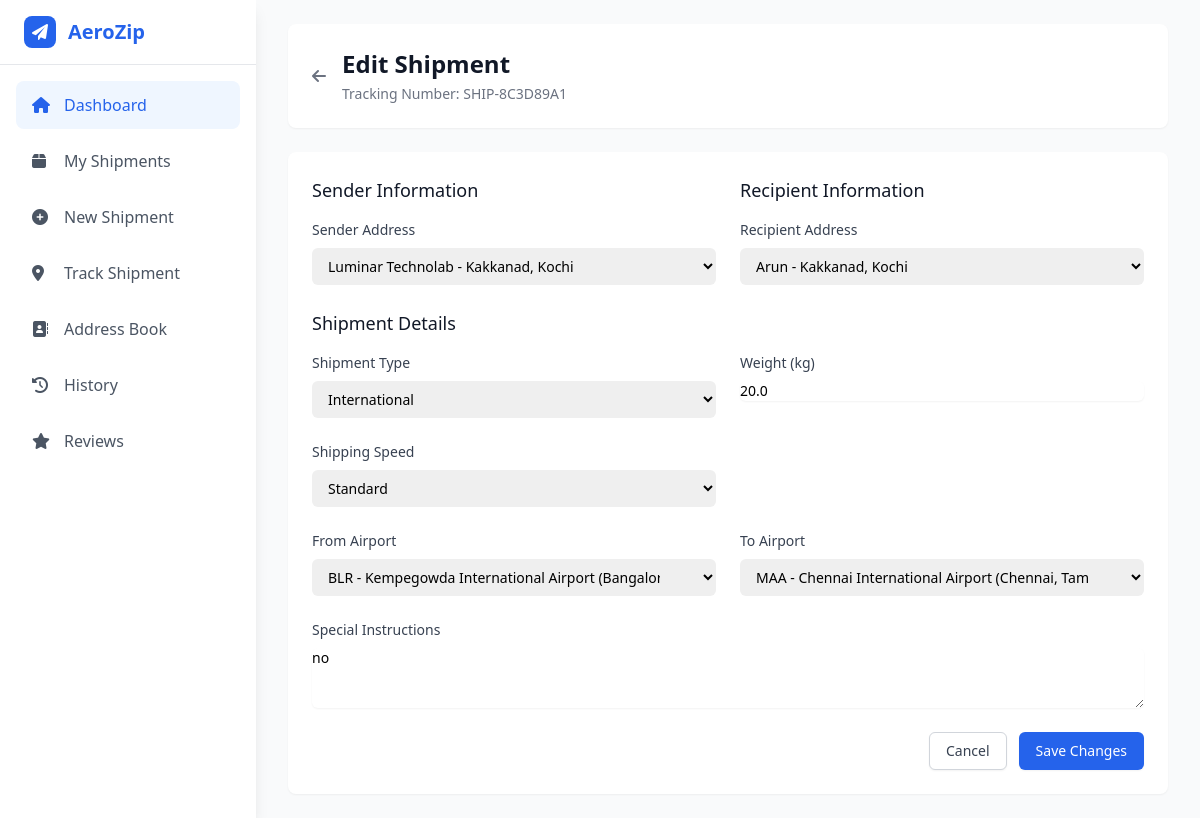
Screenshot of /edit-ship/SHIP-8C3D89A1/ with the database file from the repository.
### main/models.py (models this page shows, shortened)
class Shipment(models.Model):
    STATUS_CHOICES = [
        ('pending', 'Pending'),
        ('processing', 'Processing'),
        ('in_transit', 'In Transit'),
        ('out_for_delivery', 'Out for Delivery'),
        ('delivered', 'Delivered'),
        ('cancelled', 'Cancelled'),
    ]
    SHIPPING_SPEED_CHOICES = [
        ('standard', 'Standard Shipping'),
        ('express', 'Express Shipping'),
        ('overnight', 'Overnight Shipping'),
    ]
    SHIPMENT_TYPE_CHOICES = [
        ('international', 'International'),
        ('domestic', 'Domestic'),
    ]
    tracking_number = models.CharField(max_length=50, unique=True,editable=False)
    user = models.ForeignKey(CustomUser, on_delete=models.CASCADE)
    sender_address = models.ForeignKey(Address, on_delete=models.PROTECT, related_name='sender_address', null=True)
    recipient_address = models.ForeignKey(Address, on_delete=models.PROTECT, related_name='receiver_address')
    shipment_type = models.CharField(max_length=20, choices=SHIPMENT_TYPE_CHOICES, default='domestic')
    from_airport_name = models.CharField(max_length=500, null=True, blank=True)
    from_airport_place = models.CharField(max_length=500, null=True, blank=True)
    from_airport_code = models.CharField(max_length=500, null=True, blank=True)
    to_airport_name = models.CharField(max_length=500, null=True, blank=True)
    to_airport_place = models.CharField(max_length=500, null=True, blank=True)
    to_airport_code = models.CharField(max_length=500, null=True, blank=True)
    weight = models.FloatField()
    status = models.CharField(max_length=20, choices=STATUS_CHOICES, default='pending')
    shipping_speed = models.CharField(max_length=20, choices=SHIPPING_SPEED_CHOICES, default='standard')
    created_at = models.DateTimeField(auto_now_add=True)
    updated_at = models.DateTimeField(auto_now=True)
    estimated_delivery = models.DateField(null=True, blank=True)
    shipping_cost = models.DecimalField(max_digits=10, decimal_places=2, null=True, blank=True)
    notes = models.TextField(blank=True)
    cancellation_reason = models.CharField(max_length=255, blank=True, null=True)
    cancellation_date = models.DateTimeField(blank=True, null=True)
    cancellation_fee = models.DecimalField(max_digits=10, decimal_places=2, blank=True, null=True)
    is_paid = models.BooleanField(default=False)

class Address(models.Model):
    user = models.ForeignKey(CustomUser, on_delete=models.CASCADE)
    name = models.CharField(max_length=100)
    street_address = models.CharField(max_length=200)
    city = models.CharField(max_length=100)
    state = models.CharField(max_length=100)
    country = models.CharField(max_length=100)
    postal_code = models.CharField(max_length=20)
    phone = models.CharField(max_length=20)
    is_default = models.BooleanField(default=False)

class InternationalAirports(models.Model):
    name = models.CharField(max_length=500)
    code = models.CharField(max_length=100,unique=True)
    location = models.CharField(max_length=500)

### users/views.py (the view, shortened to what this page needs)
# urls.py: path('edit-ship/<str:tracking_number>/',edit_shipment,name='edit_ship'),
def edit_shipment(request, tracking_number):
    shipment = get_object_or_404(Shipment, tracking_number=tracking_number)
    addresses = Address.objects.all()
    domestic_airports = DomesticAirports.objects.all()  # Adjust according to your model
    international_airports = InternationalAirports.objects.all()  # Adjust according to your model
    return render(request, 'edit_shipment.html', {
        'shipment': shipment,
        'addresses': addresses,
        'domestic': domestic_airports,
        'international': international_airports,
    })

### users/templates/edit_shipment.html (shortened to what this page needs)
{% extends 'user_home.html' %}
{% block content %}
<div class="min-h-screen bg-gray-50">
    <div class="max-w-7xl mx-auto px-4 sm:px-6 lg:px-8 py-6">
        <div class="mb-6">
            <div class="bg-white rounded-lg shadow-sm p-6">
                <div class="flex items-center">
                    <a href="{% url 'shipment_view' shipment.id %}" class="mr-4 text-gray-500 hover:text-gray-700">
                        <i class="fas fa-arrow-left"></i>
                    </a>
                    <div>
                        <h1 class="text-2xl font-bold text-gray-900">Edit Shipment</h1>
                        <p class="mt-1 text-sm text-gray-500">Tracking Number: {{ shipment.tracking_number }}</p>
                    </div>
                </div>
            </div>
        </div>
        <div class="bg-white rounded-lg shadow-sm p-6">
            <form method="POST" action="{% url 'edit_ship' shipment.tracking_number %}">
                <div class="grid grid-cols-1 md:grid-cols-2 gap-6 mb-6">
                    <div>
                        <h2 class="text-lg font-medium text-gray-900 mb-4">Sender Information</h2>
                        <label class="block text-sm font-medium text-gray-700 mb-2">Sender Address</label>
                        <select name="sender_address" class="mt-1 block w-full pl-3 pr-10 py-2 text-base border-gray-300 focus:outline-none focus:ring-blue-500 focus:border-blue-500 sm:text-sm rounded-md">
                            {% for address in addresses %}
                            <option value="{{ address.id }}" {% if address.id == shipment.sender_address.id %}selected{% endif %}>
                                {{ address.name }} - {{ address.street_address }}, {{ address.city }}
                            </option>
                            {% endfor %}
                        </select>
                    </div>
                    <div>
                        <h2 class="text-lg font-medium text-gray-900 mb-4">Recipient Information</h2>
                        <label class="block text-sm font-medium text-gray-700 mb-2">Recipient Address</label>
                        <select name="recipient_address" class="mt-1 block w-full pl-3 pr-10 py-2 text-base border-gray-300 focus:outline-none focus:ring-blue-500 focus:border-blue-500 sm:text-sm rounded-md">
                            {% for address in addresses %}
                            <option value="{{ address.id }}" {% if address.id == shipment.recipient_address.id %}selected{% endif %}>
                                {{ address.name }} - {{ address.street_address }}, {{ address.city }}
                            </option>
                            {% endfor %}
                        </select>
                    </div>
                </div>
                <h2 class="text-lg font-medium text-gray-900 mb-4">Shipment Details</h2>
                <div class="grid grid-cols-1 md:grid-cols-2 gap-6 mb-6">
                    <div>
                        <label class="block text-sm font-medium text-gray-700 mb-2">Shipment Type</label>
                        <select id="shipment_type" name="shipment_type" class="mt-1 block w-full pl-3 pr-10 py-2 text-base border-gray-300 focus:outline-none focus:ring-blue-500 focus:border-blue-500 sm:text-sm rounded-md">
                            <option value="international" {% if shipment.shipment_type == 'international' %}selected{% endif %}>International</option>
                        </select>
                    </div>
                    <div>
                        <label class="block text-sm font-medium text-gray-700 mb-2">Weight (kg)</label>
                        <input type="number" step="0.01" name="weight" value="{{ shipment.weight }}" class="mt-1 focus:ring-blue-500 focus:border-blue-500 block w-full shadow-sm sm:text-sm border-gray-300 rounded-md">
                    </div>
                    <div>
                        <label class="block text-sm font-medium text-gray-700 mb-2">Shipping Speed</label>
                        <select name="shipping_speed" class="mt-1 block w-full pl-3 pr-10 py-2 text-base border-gray-300 focus:outline-none focus:ring-blue-500 focus:border-blue-500 sm:text-sm rounded-md">
                            <option value="standard" {% if shipment.shipping_speed == 'standard' %}selected{% endif %}>Standard</option>
                        </select>
                    </div>
                </div>
                <div id="international_airports" class="grid grid-cols-1 md:grid-cols-2 gap-6 mb-6" {% if shipment.shipment_type == 'domestic' %}style="display:none;"{% endif %}>
                    <div>
                        <label class="block text-sm font-medium text-gray-700 mb-2">From Airport</label>
                        <select name="from_airport_international" class="mt-1 block w-full pl-3 pr-10 py-2 text-base border-gray-300 focus:outline-none focus:ring-blue-500 focus:border-blue-500 sm:text-sm rounded-md">
                            {% for airport in international %}
                            <option value="{{ airport.code }}" {% if airport.code == shipment.from_airport_code and shipment.shipment_type == 'international' %}selected{% endif %}>
                                {{ airport.code }} - {{ airport.name }} ({{ airport.location }})
                            </option>
                            {% endfor %}
                        </select>
                    </div>
                    <div>
                        <label class="block text-sm font-medium text-gray-700 mb-2">To Airport</label>
                        <select name="to_airport_international" class="mt-1 block w-full pl-3 pr-10 py-2 text-base border-gray-300 focus:outline-none focus:ring-blue-500 focus:border-blue-500 sm:text-sm rounded-md">
                            {% for airport in international %}
                            <option value="{{ airport.code }}" {% if airport.code == shipment.to_airport_code and shipment.shipment_type == 'international' %}selected{% endif %}>
                                {{ airport.code }} - {{ airport.name }} ({{ airport.location }})
                            </option>
                            {% endfor %}
                        </select>
                    </div>
                </div>
                <div class="mb-6">
                    <label class="block text-sm font-medium text-gray-700 mb-2">Special Instructions</label>
                    <textarea name="notes" rows="3" class="shadow-sm focus:ring-blue-500 focus:border-blue-500 mt-1 block w-full sm:text-sm border-gray-300 rounded-md">{{ shipment.notes }}</textarea>
                </div>
                <div class="flex justify-end space-x-3">
                    <a href="{% url 'shipment_view' shipment.id %}" class="inline-flex items-center px-4 py-2 border border-gray-300 rounded-md shadow-sm text-sm font-medium text-gray-700 bg-white hover:bg-gray-50 focus:outline-none focus:ring-2 focus:ring-offset-2 focus:ring-blue-500">
                        Cancel
                    </a>
                    <button type="submit" class="inline-flex items-center px-4 py-2 border border-transparent rounded-md shadow-sm text-sm font-medium text-white bg-blue-600 hover:bg-blue-700 focus:outline-none focus:ring-2 focus:ring-offset-2 focus:ring-blue-500">
                        Save Changes
                    </button>
                </div>
            </form>
        </div>
    </div>
</div>
{% endblock %}

### rows the page displays
Shipment: tracking_number "SHIP-8C3D89A1", sender_address "Luminar Technolab - Kakkanad, Kochi", recipient_address "Arun - Kakkanad, Kochi", shipment_type "International", weight "20.0", shipping_speed "Standard", from_airport_international "BLR - Kempegowda International Airport (Bangalore, Karnataka)", to_airport_international "MAA - Chennai International Airport (Chennai, Tamil Nadu)", notes "no"
